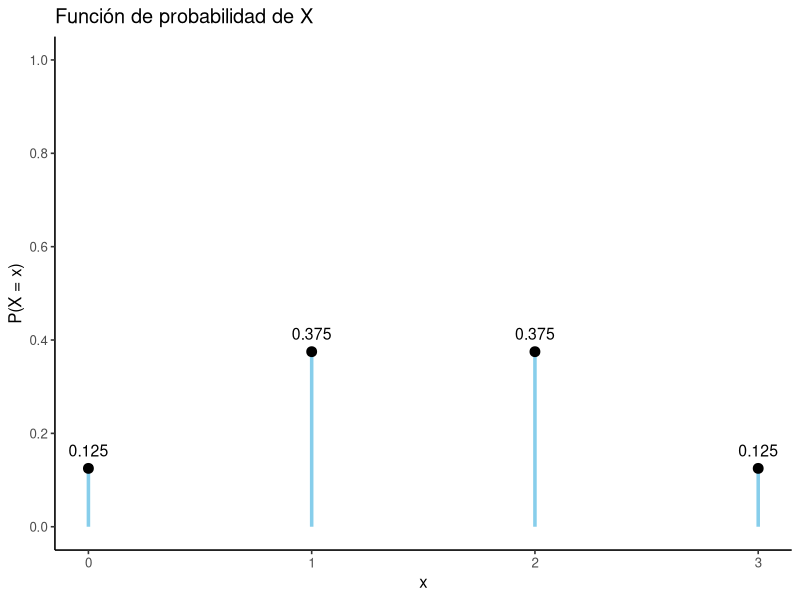
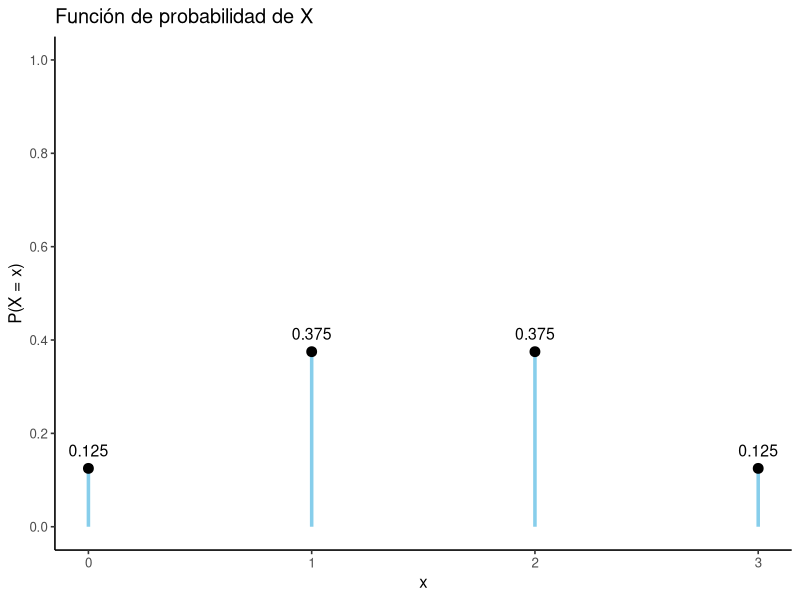
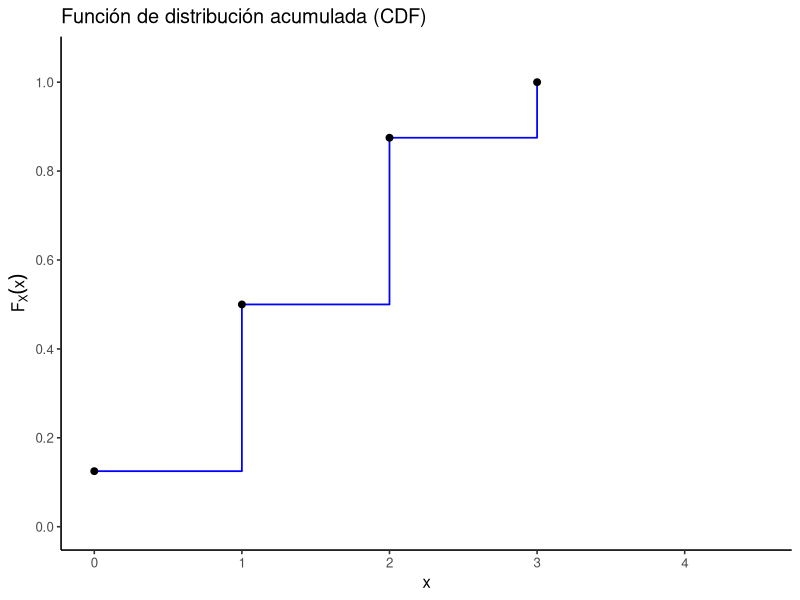
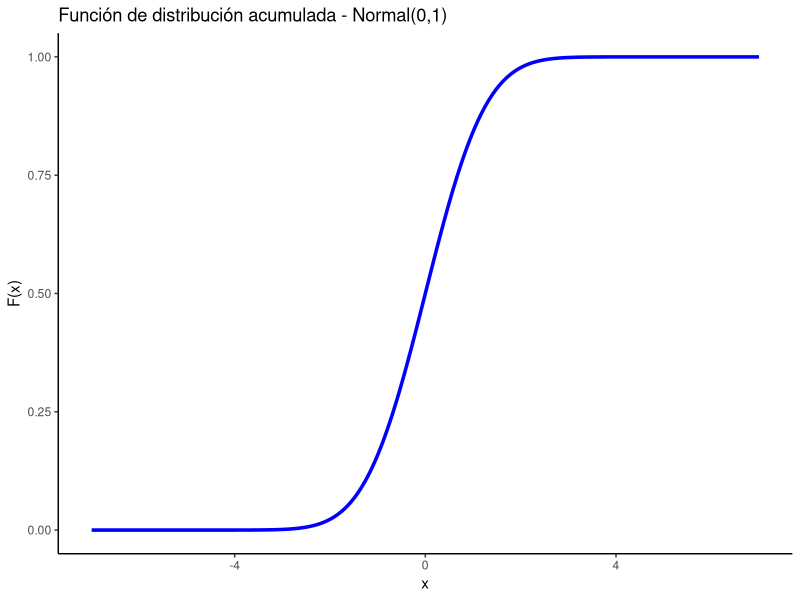
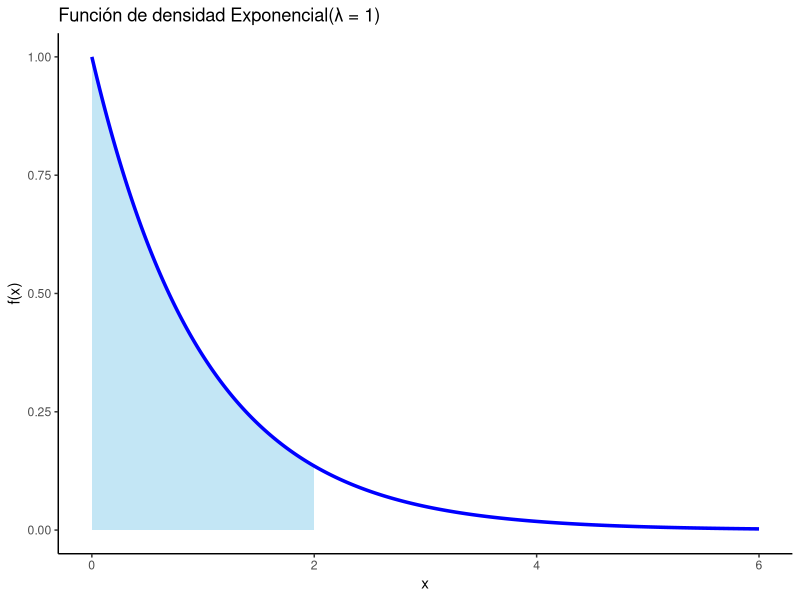

The R source for these figures, in order:
## ---- chunk 1
library(ggplot2)

# Definir los valores y probabilidades
df <- data.frame(
  x = 0:3,
  prob = c(1/8, 3/8, 3/8, 1/8)
)

# Graficar
ggplot(df, aes(x = x, y = prob)) +
  geom_segment(aes(xend = x, yend = 0), color = "skyblue", size = 1.2) +
  geom_point(size = 3, color = "black") +
  geom_text(aes(label = round(prob, 3)), vjust = -1, size = 4) +
  scale_x_continuous(breaks = 0:3) +
  scale_x_continuous(breaks = 0:3) +
  scale_y_continuous(limits = c(0,1), breaks = seq(0,1,0.2)) +
  labs(
    title = "Función de probabilidad de X",
    x = "x",
    y = "P(X = x)"
  ) +
  theme_classic(base_size = 12)
## ---- chunk 2
#| fig-align: center
library(ggplot2)

# Definir los valores y probabilidades
df <- data.frame(
  x = 0:3,
  prob = c(1/8, 3/8, 3/8, 1/8)
)

# Graficar
ggplot(df, aes(x = x, y = prob)) +
  geom_segment(aes(xend = x, yend = 0), color = "skyblue", size = 1.2) +
  geom_point(size = 3, color = "black") +
  geom_text(aes(label = round(prob, 3)), vjust = -1, size = 4) +
  scale_x_continuous(breaks = 0:3) +
  scale_x_continuous(breaks = 0:3) +
  scale_y_continuous(limits = c(0,1), breaks = seq(0,1,0.2)) +
  labs(
    title = "Función de probabilidad de X",
    x = "x",
    y = "P(X = x)"
  ) +
  theme_classic(base_size = 12)
## ---- chunk 3
#| fig-align: center
library(ggplot2)

# Definimos los puntos de la CDF
df <- data.frame(
  x = c(0, 1, 2, 3),
  Fx = c(1/8, 1/2, 7/8, 1)
)

# Graficar con escalones
ggplot(df, aes(x, Fx)) +
  geom_step(direction = "hv", linewidth = 0.6, color = "blue") +  # escalones
  geom_point(size = 2, color = "black") +                         # puntos en los saltos
  scale_x_continuous(breaks = 0:4, limits = c(0, 4.5)) +
  scale_y_continuous(breaks = seq(0,1,0.2), limits = c(0,1.05)) +
  labs(x = "x", y = expression(F[X](x)),
       title = "Función de distribución acumulada (CDF)") +
  theme_classic(base_size = 12)



## ---- chunk 4
#| fig-align: "center"
#| #| fig-width: 6
#| fig-height: 4
library(ggplot2)

# Datos
x <- seq(-7, 7, length.out = 800)
df <- data.frame(x = x, Fx = pnorm(x, mean = 0, sd = 1))

# Gráfico
ggplot(df, aes(x = x, y = Fx)) +
  geom_line(size = 1.2, color = "blue") +
  labs(
    title = "Función de distribución acumulada - Normal(0,1)",
    x = "x",
    y = "F(x)"
  ) +
  theme_classic()
## ---- chunk 5
#| fig-align: "center"
#| #| fig-width: 6
#| fig-height: 4
library(ggplot2)

# Datos
x <- seq(0, 6, length.out = 400)
df <- data.frame(x = x, fx = dexp(x, rate = 1))

# Gráfico
ggplot(df, aes(x, fx)) +
  # Área sombreada hasta x=2
  geom_area(data = subset(df, x <= 2),
            aes(y = fx), fill = "skyblue", alpha = 0.5) +
  # Curva de densidad
  geom_line(size = 1.2, color = "blue") +
  labs(
    title = "Función de densidad Exponencial(λ = 1)",
    x = "x",
    y = "f(x)"
  ) +
  theme_classic()
